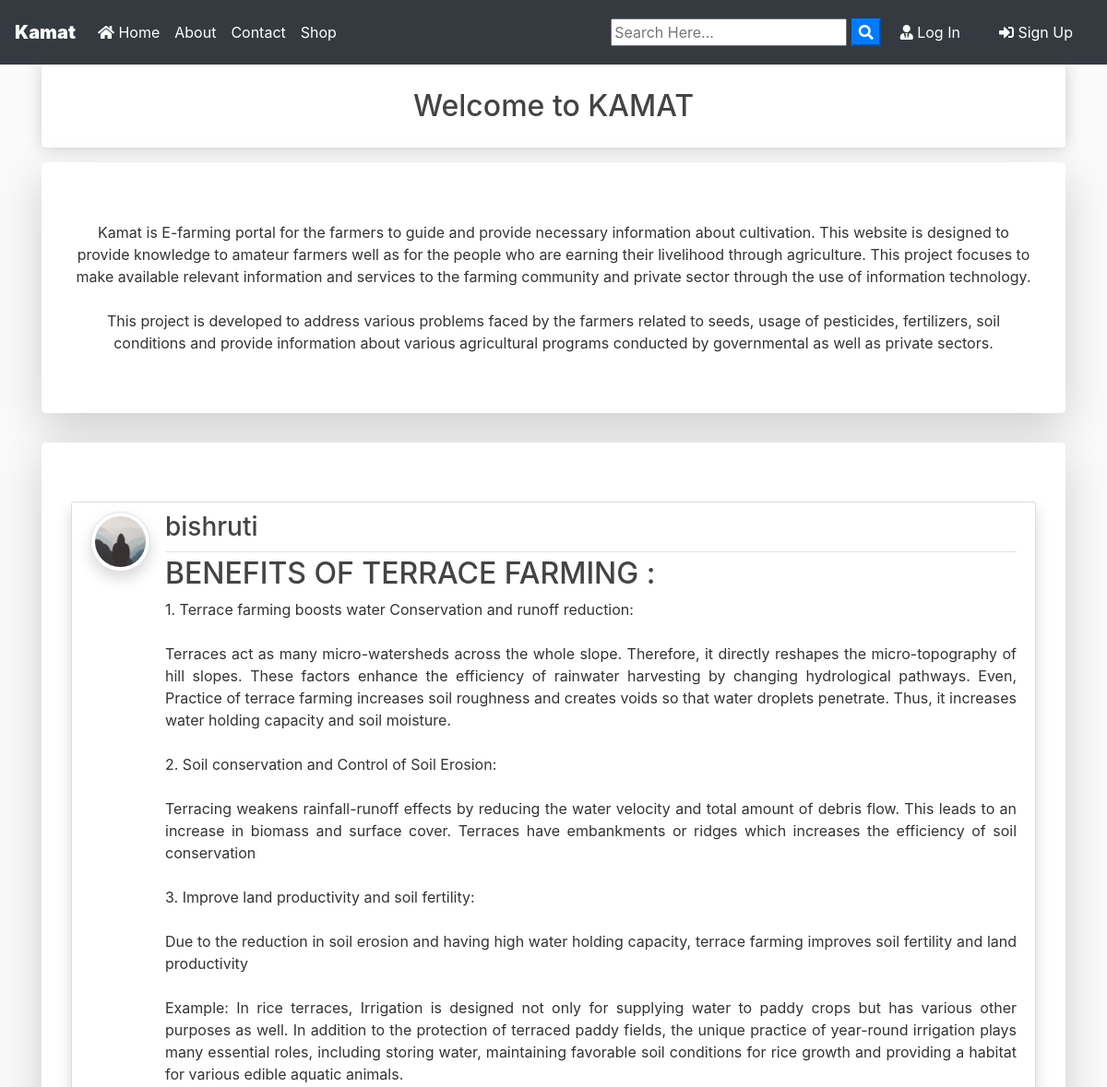
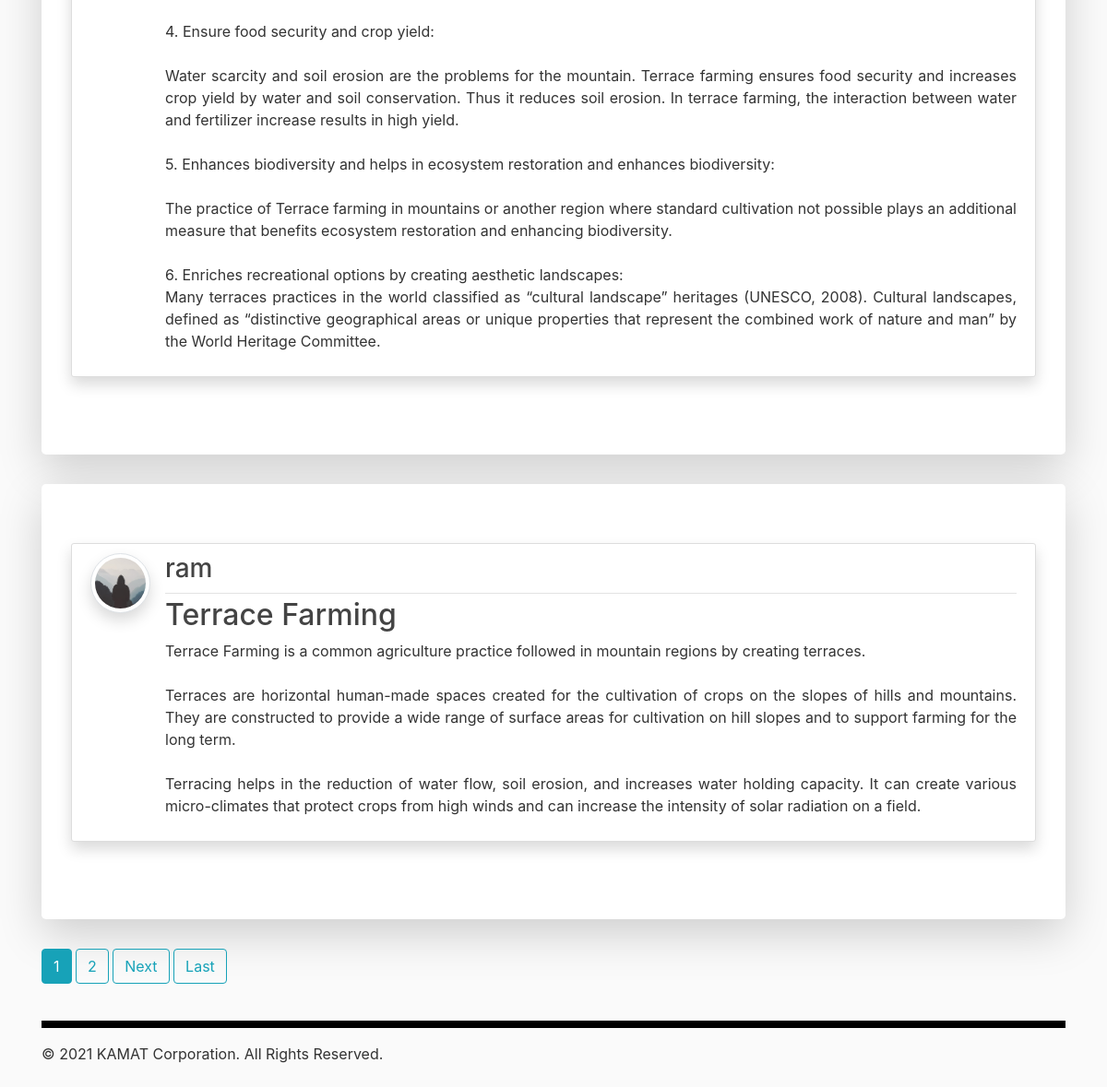
The page / on the database its author committed (2 pictures, top to bottom).
### blog/models.py (models this page shows, shortened)
class Post(models.Model):
	title = models.CharField(max_length=100)
	file = models.FileField(null=True,blank=True,upload_to='Files')
	content = models.TextField()
	date_posted = models.DateTimeField(default=timezone.now)
	author = models.ForeignKey(User, on_delete=models.CASCADE)

### users/models.py (models this page shows, shortened)
class Profile(models.Model):
    user = models.OneToOneField(User, on_delete=models.CASCADE)
    image = models.ImageField(default='default.jpg', upload_to='profile_pics')

### blog/views.py (the view)
# urls.py: path('', PostListView.as_view(), name='blog-home'),
class PostListView(ListView):
    model = Post
    template_name = 'blog/home.html'  # <app>/<model>_<viewtype>.html
    context_object_name = 'posts'
    ordering = ['-date_posted']
    paginate_by = 2

### blog/templates/blog/home.html (shortened to what this page needs)
{% extends "blog/base.html" %}
{% block content %}
  {% load static %}
    <link rel="stylesheet" href="{% static 'blog\main.css' %}">
    <div class="box-element product"><p><center><h2>Welcome to KAMAT</h2> </center></p></div>
    <div class="jumbotron mt-3 bg-white shadow-lg"><center>
    Kamat is E-farming portal for the farmers to guide and provide necessary information about cultivation. This website is designed to provide knowledge to amateur farmers well as for the people who are earning their livelihood through agriculture. This project focuses to make available relevant information and services to the farming community and private sector through the use of information technology.
    <br><br>This project is developed to address various problems faced by the farmers related to seeds, usage of pesticides, fertilizers, soil conditions and provide information about various agricultural programs conducted by governmental as well as private sectors.</center>
  </div>
    {% for post in posts %}
      <div class="jumbotron mt-3 bg-white shadow-lg">
      <article class="media content-section shadow">
        <a href="{{ post.author.profile.image.url }} " target="_blank"> <img src="{{ post.author.profile.image.url }}  " alt="" class="article-img rounded-circle img-thumbnail img-fluid shadow">
        </a>
        <div class="media-body">
          <div class="article-metadata d-flex justify-content-between">
            <a class="mr-2 " href="{% url 'user-posts' post.author.username  %}"><h3>{{ post.author }}</h3></a>
          </div>
          <h2><a class="article-title text-justify " href="{% url 'post-detail' post.id %}">{{ post.title }}</a></h2>
          <div class="d-flex justify-content-between">
            <p class="article-content text-justify text-truncate overflow-hidden">{{ post.content }}</p>
          </div>
        </div>
      </article>
      </div>
    {% endfor %}
    {% if is_paginated %}
      {% for num in page_obj.paginator.page_range %}
        {% if page_obj.number == num %}
          <a class="btn btn-info mb-4" href="?page={{ num }}">{{ num }}</a>
        {% elif num > page_obj.number|add:'-3' and num < page_obj.number|add:'3' %}
          <a class="btn btn-outline-info mb-4" href="?page={{ num }}">{{ num }}</a>
        {% endif %}
      {% endfor %}
      {% if page_obj.has_next %}
        <a class="btn btn-outline-info mb-4" href="?page={{ page_obj.next_page_number }}">Next</a>
        <a class="btn btn-outline-info mb-4" href="?page={{ page_obj.paginator.num_pages }}">Last</a>
      {% endif %}
    {% endif %}
      <hr style="height:8px;border-width:0;color:gray;background-color:black"/>
      © 2021 KAMAT Corporation. All Rights Reserved.<br/><br/>
{% endblock content %}

### blog/static/blog/main.css (style rules this page uses)
body { background: #fafafa; color: #333333; margin-top: 0; }
h1, h2, h3, h4, h5, h6 { color: #444444; }
.content-section { background: #ffffff; padding: 10px 20px; border: 1px solid #dddddd; border-radius: 3px; margin-bottom: 20px; }
.article-title { color: #444444; }
.article-content { white-space: pre-line; }
.article-img { height: 65px; width: 65px; margin-right: 16px; }
.article-metadata { padding-bottom: 1px; margin-bottom: 4px; border-bottom: 1px solid #e3e3e3 }
.box-element { box-shadow:hsl(0, 0%, 80%) 0 0 16px; background-color: #fff; border-radius: 4px; padding: 10px; }

### rows shown on the page
Post: author.profile.image (placeholder picture), author "bishruti", title "BENEFITS OF TERRACE FARMING :", content "1. Terrace farming boosts water Conservation and runoff reduction: Terraces act as many micro-watersheds across the whole slope. Therefore, it directly reshapes the micro-topography of hill slopes. These factors enhance the efficiency of rainwater harvesting by changing hydrological pathways. Even, Practice of terrace farming increases soil roughness and creates voids so that water droplets penetrate. Thus, it increases water holding capacity and soil moisture. 2. Soil conservation and Control of Soil Erosion: Terracing weakens rainfall-runoff effects by reducing the water velocity and total amount of debris flow. This leads to an increase in biomass and surface cover. Terraces have…"
Post: author.profile.image (placeholder picture), author "ram", title "Terrace Farming", content "Terrace Farming is a common agriculture practice followed in mountain regions by creating terraces. Terraces are horizontal human-made spaces created for the cultivation of crops on the slopes of hills and mountains. They are constructed to provide a wide range of surface areas for cultivation on hill slopes and to support farming for the long term. Terracing helps in the reduction of water flow, soil erosion, and increases water holding capacity. It can create various micro-climates that protect crops from high winds and can increase the intensity of solar radiation on a field."

### other values the page prints
{{ num }} "1"
{{ num }} "2"
